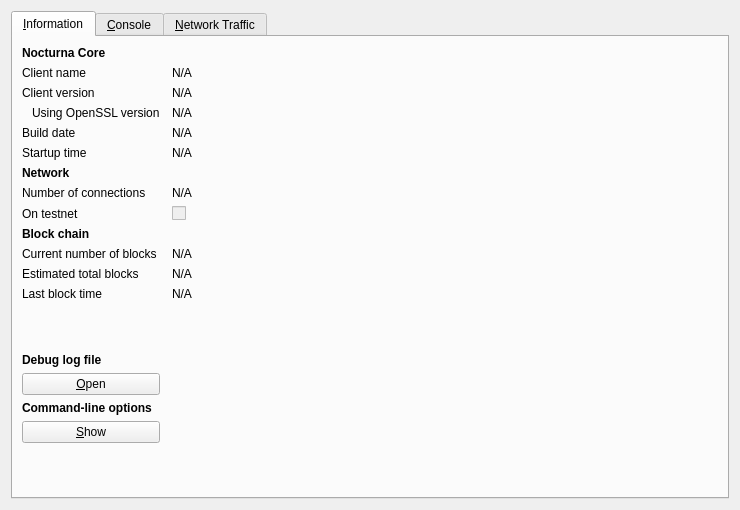
<?xml version="1.0" encoding="UTF-8"?>
<ui version="4.0">
 <class>RPCConsole</class>
 <widget class="QDialog" name="RPCConsole">
  <property name="geometry">
   <rect>
    <x>0</x>
    <y>0</y>
    <width>740</width>
    <height>510</height>
   </rect>
  </property>
  <property name="windowTitle">
   <string>Nocturna - Debug window</string>
  </property>
  <layout class="QVBoxLayout" name="verticalLayout_2">
   <item>
    <widget class="QTabWidget" name="tabWidget">
     <property name="currentIndex">
      <number>0</number>
     </property>
     <widget class="QWidget" name="tab_info">
      <attribute name="title">
       <string>&amp;Information</string>
      </attribute>
      <layout class="QGridLayout" name="gridLayout" columnstretch="0,1">
       <property name="horizontalSpacing">
        <number>12</number>
       </property>
       <item row="0" column="0">
        <widget class="QLabel" name="label_9">
         <property name="font">
          <font>
           <weight>75</weight>
           <bold>true</bold>
          </font>
         </property>
         <property name="text">
          <string>Nocturna Core</string>
         </property>
        </widget>
       </item>
       <item row="1" column="0">
        <widget class="QLabel" name="label_5">
         <property name="text">
          <string>Client name</string>
         </property>
        </widget>
       </item>
       <item row="1" column="1">
        <widget class="QLabel" name="clientName">
         <property name="cursor">
          <cursorShape>IBeamCursor</cursorShape>
         </property>
         <property name="text">
          <string>N/A</string>
         </property>
         <property name="textFormat">
          <enum>Qt::PlainText</enum>
         </property>
         <property name="textInteractionFlags">
          <set>Qt::LinksAccessibleByMouse|Qt::TextSelectableByKeyboard|Qt::TextSelectableByMouse</set>
         </property>
        </widget>
       </item>
       <item row="2" column="0">
        <widget class="QLabel" name="label_6">
         <property name="text">
          <string>Client version</string>
         </property>
        </widget>
       </item>
       <item row="2" column="1">
        <widget class="QLabel" name="clientVersion">
         <property name="cursor">
          <cursorShape>IBeamCursor</cursorShape>
         </property>
         <property name="text">
          <string>N/A</string>
         </property>
         <property name="textFormat">
          <enum>Qt::PlainText</enum>
         </property>
         <property name="textInteractionFlags">
          <set>Qt::LinksAccessibleByMouse|Qt::TextSelectableByKeyboard|Qt::TextSelectableByMouse</set>
         </property>
        </widget>
       </item>
       <item row="3" column="0">
        <widget class="QLabel" name="label_14">
         <property name="text">
          <string>Using OpenSSL version</string>
         </property>
         <property name="indent">
          <number>10</number>
         </property>
        </widget>
       </item>
       <item row="3" column="1">
        <widget class="QLabel" name="openSSLVersion">
         <property name="cursor">
          <cursorShape>IBeamCursor</cursorShape>
         </property>
         <property name="text">
          <string>N/A</string>
         </property>
         <property name="textFormat">
          <enum>Qt::PlainText</enum>
         </property>
         <property name="textInteractionFlags">
          <set>Qt::LinksAccessibleByMouse|Qt::TextSelectableByKeyboard|Qt::TextSelectableByMouse</set>
         </property>
        </widget>
       </item>
       <item row="4" column="0">
        <widget class="QLabel" name="label_12">
         <property name="text">
          <string>Build date</string>
         </property>
        </widget>
       </item>
       <item row="4" column="1">
        <widget class="QLabel" name="buildDate">
         <property name="cursor">
          <cursorShape>IBeamCursor</cursorShape>
         </property>
         <property name="text">
          <string>N/A</string>
         </property>
         <property name="textFormat">
          <enum>Qt::PlainText</enum>
         </property>
         <property name="textInteractionFlags">
          <set>Qt::LinksAccessibleByMouse|Qt::TextSelectableByKeyboard|Qt::TextSelectableByMouse</set>
         </property>
        </widget>
       </item>
       <item row="5" column="0">
        <widget class="QLabel" name="label_13">
         <property name="text">
          <string>Startup time</string>
         </property>
        </widget>
       </item>
       <item row="5" column="1">
        <widget class="QLabel" name="startupTime">
         <property name="cursor">
          <cursorShape>IBeamCursor</cursorShape>
         </property>
         <property name="text">
          <string>N/A</string>
         </property>
         <property name="textFormat">
          <enum>Qt::PlainText</enum>
         </property>
         <property name="textInteractionFlags">
          <set>Qt::LinksAccessibleByMouse|Qt::TextSelectableByKeyboard|Qt::TextSelectableByMouse</set>
         </property>
        </widget>
       </item>
       <item row="6" column="0">
        <widget class="QLabel" name="label_11">
         <property name="font">
          <font>
           <weight>75</weight>
           <bold>true</bold>
          </font>
         </property>
         <property name="text">
          <string>Network</string>
         </property>
        </widget>
       </item>
       <item row="7" column="0">
        <widget class="QLabel" name="label_7">
         <property name="text">
          <string>Number of connections</string>
         </property>
        </widget>
       </item>
       <item row="7" column="1">
        <widget class="QLabel" name="numberOfConnections">
         <property name="cursor">
          <cursorShape>IBeamCursor</cursorShape>
         </property>
         <property name="text">
          <string>N/A</string>
         </property>
         <property name="textFormat">
          <enum>Qt::PlainText</enum>
         </property>
         <property name="textInteractionFlags">
          <set>Qt::LinksAccessibleByMouse|Qt::TextSelectableByKeyboard|Qt::TextSelectableByMouse</set>
         </property>
        </widget>
       </item>
       <item row="8" column="0">
        <widget class="QLabel" name="label_8">
         <property name="text">
          <string>On testnet</string>
         </property>
        </widget>
       </item>
       <item row="8" column="1">
        <widget class="QCheckBox" name="isTestNet">
         <property name="enabled">
          <bool>false</bool>
         </property>
         <property name="text">
          <string/>
         </property>
        </widget>
       </item>
       <item row="9" column="0">
        <widget class="QLabel" name="label_10">
         <property name="font">
          <font>
           <weight>75</weight>
           <bold>true</bold>
          </font>
         </property>
         <property name="text">
          <string>Block chain</string>
         </property>
        </widget>
       </item>
       <item row="10" column="0">
        <widget class="QLabel" name="label_3">
         <property name="text">
          <string>Current number of blocks</string>
         </property>
        </widget>
       </item>
       <item row="10" column="1">
        <widget class="QLabel" name="numberOfBlocks">
         <property name="cursor">
          <cursorShape>IBeamCursor</cursorShape>
         </property>
         <property name="text">
          <string>N/A</string>
         </property>
         <property name="textFormat">
          <enum>Qt::PlainText</enum>
         </property>
         <property name="textInteractionFlags">
          <set>Qt::LinksAccessibleByMouse|Qt::TextSelectableByKeyboard|Qt::TextSelectableByMouse</set>
         </property>
        </widget>
       </item>
       <item row="11" column="0">
        <widget class="QLabel" name="label_4">
         <property name="text">
          <string>Estimated total blocks</string>
         </property>
        </widget>
       </item>
       <item row="11" column="1">
        <widget class="QLabel" name="totalBlocks">
         <property name="cursor">
          <cursorShape>IBeamCursor</cursorShape>
         </property>
         <property name="text">
          <string>N/A</string>
         </property>
         <property name="textFormat">
          <enum>Qt::PlainText</enum>
         </property>
         <property name="textInteractionFlags">
          <set>Qt::LinksAccessibleByMouse|Qt::TextSelectableByKeyboard|Qt::TextSelectableByMouse</set>
         </property>
        </widget>
       </item>
       <item row="12" column="0">
        <widget class="QLabel" name="label_2">
         <property name="text">
          <string>Last block time</string>
         </property>
        </widget>
       </item>
       <item row="12" column="1">
        <widget class="QLabel" name="lastBlockTime">
         <property name="cursor">
          <cursorShape>IBeamCursor</cursorShape>
         </property>
         <property name="text">
          <string>N/A</string>
         </property>
         <property name="textFormat">
          <enum>Qt::PlainText</enum>
         </property>
         <property name="textInteractionFlags">
          <set>Qt::LinksAccessibleByMouse|Qt::TextSelectableByKeyboard|Qt::TextSelectableByMouse</set>
         </property>
        </widget>
       </item>
       <item row="13" column="0">
        <spacer name="verticalSpacer_2">
         <property name="orientation">
          <enum>Qt::Vertical</enum>
         </property>
         <property name="sizeHint" stdset="0">
          <size>
           <width>20</width>
           <height>20</height>
          </size>
         </property>
        </spacer>
       </item>
       <item row="14" column="0">
        <widget class="QLabel" name="labelDebugLogfile">
         <property name="font">
          <font>
           <weight>75</weight>
           <bold>true</bold>
          </font>
         </property>
         <property name="text">
          <string>Debug log file</string>
         </property>
        </widget>
       </item>
       <item row="15" column="0">
        <widget class="QPushButton" name="openDebugLogfileButton">
         <property name="toolTip">
          <string>Open the Nocturna debug log file from the current data directory. This can take a few seconds for large log files.</string>
         </property>
         <property name="text">
          <string>&amp;Open</string>
         </property>
         <property name="autoDefault">
          <bool>false</bool>
         </property>
        </widget>
       </item>
       <item row="16" column="0">
        <widget class="QLabel" name="labelCLOptions">
         <property name="font">
          <font>
           <weight>75</weight>
           <bold>true</bold>
          </font>
         </property>
         <property name="text">
          <string>Command-line options</string>
         </property>
        </widget>
       </item>
       <item row="17" column="0">
        <widget class="QPushButton" name="showCLOptionsButton">
         <property name="toolTip">
          <string>Show the Nocturna-Qt help message to get a list with possible Nocturna command-line options.</string>
         </property>
         <property name="text">
          <string>&amp;Show</string>
         </property>
         <property name="autoDefault">
          <bool>false</bool>
         </property>
        </widget>
       </item>
       <item row="18" column="0">
        <spacer name="verticalSpacer">
         <property name="orientation">
          <enum>Qt::Vertical</enum>
         </property>
         <property name="sizeHint" stdset="0">
          <size>
           <width>20</width>
           <height>40</height>
          </size>
         </property>
        </spacer>
       </item>
      </layout>
     </widget>
     <widget class="QWidget" name="tab_console">
      <attribute name="title">
       <string>&amp;Console</string>
      </attribute>
      <layout class="QVBoxLayout" name="verticalLayout_3">
       <property name="spacing">
        <number>3</number>
       </property>
       <item>
        <widget class="QTextEdit" name="messagesWidget">
         <property name="minimumSize">
          <size>
           <width>0</width>
           <height>100</height>
          </size>
         </property>
         <property name="readOnly">
          <bool>true</bool>
         </property>
         <property name="tabKeyNavigation" stdset="0">
          <bool>false</bool>
         </property>
         <property name="columnCount" stdset="0">
          <number>2</number>
         </property>
        </widget>
       </item>
       <item>
        <layout class="QHBoxLayout" name="horizontalLayout">
         <property name="spacing">
          <number>3</number>
         </property>
         <item>
          <widget class="QLabel" name="label">
           <property name="text">
            <string notr="true">&gt;</string>
           </property>
          </widget>
         </item>
         <item>
          <widget class="QLineEdit" name="lineEdit"/>
         </item>
         <item>
          <widget class="QPushButton" name="clearButton">
           <property name="maximumSize">
            <size>
             <width>24</width>
             <height>24</height>
            </size>
           </property>
           <property name="toolTip">
            <string>Clear console</string>
           </property>
           <property name="text">
            <string/>
           </property>
           <property name="icon">
            <iconset resource="../bitcoin.qrc">
             <normaloff>:/icons/remove</normaloff>:/icons/remove</iconset>
           </property>
           <property name="shortcut">
            <string notr="true">Ctrl+L</string>
           </property>
           <property name="autoDefault">
            <bool>false</bool>
           </property>
          </widget>
         </item>
        </layout>
       </item>
      </layout>
     </widget>
     <widget class="QWidget" name="tab">
      <attribute name="title">
       <string>&amp;Network Traffic</string>
      </attribute>
      <layout class="QHBoxLayout" name="horizontalLayout_3">
       <item>
        <layout class="QVBoxLayout" name="verticalLayout_4">
         <item>
          <widget class="TrafficGraphWidget" name="trafficGraph" native="true">
           <property name="sizePolicy">
            <sizepolicy hsizetype="Expanding" vsizetype="Expanding">
             <horstretch>0</horstretch>
             <verstretch>0</verstretch>
            </sizepolicy>
           </property>
          </widget>
         </item>
         <item>
          <layout class="QHBoxLayout" name="horizontalLayout_2">
           <item>
            <widget class="QSlider" name="sldGraphRange">
             <property name="minimum">
              <number>1</number>
             </property>
             <property name="maximum">
              <number>288</number>
             </property>
             <property name="pageStep">
              <number>12</number>
             </property>
             <property name="value">
              <number>6</number>
             </property>
             <property name="orientation">
              <enum>Qt::Horizontal</enum>
             </property>
            </widget>
           </item>
           <item>
            <widget class="QLabel" name="lblGraphRange">
             <property name="minimumSize">
              <size>
               <width>100</width>
               <height>0</height>
              </size>
             </property>
             <property name="alignment">
              <set>Qt::AlignCenter</set>
             </property>
            </widget>
           </item>
           <item>
            <widget class="QPushButton" name="btnClearTrafficGraph">
             <property name="text">
              <string>&amp;Clear</string>
             </property>
            </widget>
           </item>
          </layout>
         </item>
        </layout>
       </item>
       <item>
        <layout class="QVBoxLayout" name="verticalLayout">
         <item>
          <widget class="QGroupBox" name="groupBox">
           <property name="title">
            <string>Totals</string>
           </property>
           <layout class="QVBoxLayout" name="verticalLayout_5">
            <item>
             <layout class="QHBoxLayout" name="horizontalLayout_4">
              <item>
               <widget class="Line" name="line">
                <property name="sizePolicy">
                 <sizepolicy hsizetype="Fixed" vsizetype="Fixed">
                  <horstretch>0</horstretch>
                  <verstretch>0</verstretch>
                 </sizepolicy>
                </property>
                <property name="minimumSize">
                 <size>
                  <width>10</width>
                  <height>0</height>
                 </size>
                </property>
                <property name="palette">
                 <palette>
                  <active>
                   <colorrole role="Light">
                    <brush brushstyle="SolidPattern">
                     <color alpha="255">
                      <red>0</red>
                      <green>255</green>
                      <blue>0</blue>
                     </color>
                    </brush>
                   </colorrole>
                  </active>
                  <inactive>
                   <colorrole role="Light">
                    <brush brushstyle="SolidPattern">
                     <color alpha="255">
                      <red>0</red>
                      <green>255</green>
                      <blue>0</blue>
                     </color>
                    </brush>
                   </colorrole>
                  </inactive>
                  <disabled>
                   <colorrole role="Light">
                    <brush brushstyle="SolidPattern">
                     <color alpha="255">
                      <red>0</red>
                      <green>255</green>
                      <blue>0</blue>
                     </color>
                    </brush>
                   </colorrole>
                  </disabled>
                 </palette>
                </property>
                <property name="orientation">
                 <enum>Qt::Horizontal</enum>
                </property>
               </widget>
              </item>
              <item>
               <widget class="QLabel" name="label_16">
                <property name="text">
                 <string>In:</string>
                </property>
               </widget>
              </item>
              <item>
               <widget class="QLabel" name="lblBytesIn">
                <property name="minimumSize">
                 <size>
                  <width>50</width>
                  <height>0</height>
                 </size>
                </property>
                <property name="alignment">
                 <set>Qt::AlignRight|Qt::AlignTrailing|Qt::AlignVCenter</set>
                </property>
               </widget>
              </item>
             </layout>
            </item>
            <item>
             <layout class="QHBoxLayout" name="horizontalLayout_5">
              <item>
               <widget class="Line" name="line_2">
                <property name="sizePolicy">
                 <sizepolicy hsizetype="Fixed" vsizetype="Fixed">
                  <horstretch>0</horstretch>
                  <verstretch>0</verstretch>
                 </sizepolicy>
                </property>
                <property name="minimumSize">
                 <size>
                  <width>10</width>
                  <height>0</height>
                 </size>
                </property>
                <property name="palette">
                 <palette>
                  <active>
                   <colorrole role="Light">
                    <brush brushstyle="SolidPattern">
                     <color alpha="255">
                      <red>255</red>
                      <green>0</green>
                      <blue>0</blue>
                     </color>
                    </brush>
                   </colorrole>
                  </active>
                  <inactive>
                   <colorrole role="Light">
                    <brush brushstyle="SolidPattern">
                     <color alpha="255">
                      <red>255</red>
                      <green>0</green>
                      <blue>0</blue>
                     </color>
                    </brush>
                   </colorrole>
                  </inactive>
                  <disabled>
                   <colorrole role="Light">
                    <brush brushstyle="SolidPattern">
                     <color alpha="255">
                      <red>255</red>
                      <green>0</green>
                      <blue>0</blue>
                     </color>
                    </brush>
                   </colorrole>
                  </disabled>
                 </palette>
                </property>
                <property name="orientation">
                 <enum>Qt::Horizontal</enum>
                </property>
               </widget>
              </item>
              <item>
               <widget class="QLabel" name="label_17">
                <property name="text">
                 <string>Out:</string>
                </property>
               </widget>
              </item>
              <item>
               <widget class="QLabel" name="lblBytesOut">
                <property name="minimumSize">
                 <size>
                  <width>50</width>
                  <height>0</height>
                 </size>
                </property>
                <property name="alignment">
                 <set>Qt::AlignRight|Qt::AlignTrailing|Qt::AlignVCenter</set>
                </property>
               </widget>
              </item>
             </layout>
            </item>
            <item>
             <spacer name="verticalSpacer_4">
              <property name="orientation">
               <enum>Qt::Vertical</enum>
              </property>
              <property name="sizeHint" stdset="0">
               <size>
                <width>20</width>
                <height>407</height>
               </size>
              </property>
             </spacer>
            </item>
           </layout>
          </widget>
         </item>
        </layout>
       </item>
      </layout>
     </widget>
    </widget>
   </item>
  </layout>
 </widget>
 <customwidgets>
  <customwidget>
   <class>TrafficGraphWidget</class>
   <extends>QWidget</extends>
   <header>trafficgraphwidget.h</header>
   <container>1</container>
   <slots>
    <slot>clear()</slot>
   </slots>
  </customwidget>
 </customwidgets>
 <resources>
  <include location="../bitcoin.qrc"/>
 </resources>
 <connections/>
</ui>
